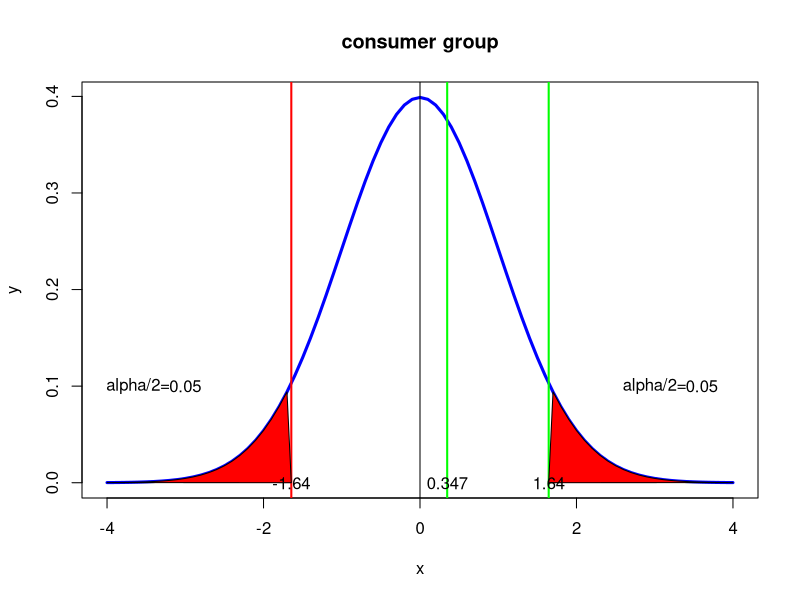

The R script that drew this image:
#page no 400
# H0 : p=0.3
# H1 : p!=0.3
library(ggplot2)
n=150
x=43
p_dash=round(x/n,3)
p0=30/100
q0=1-p0
t_stat=abs((p_dash-p0)/(sqrt((p0*q0)/n)))
alpha=(1-0.90)/2
t_c_left=(qt(alpha,df=Inf))
p_value=pt(t_stat,df=Inf)
print(paste("critical value= ",round(t_c_left,2)))
print(paste("t-static =",round(t_stat,3)))
if(t_stat <= t_c_left)
{
  print(paste("left tail : Reject H0"))
}else
{
  print(paste("left tail :Accept H0"))
}
t_c_right=qnorm(1-alpha)
p_value=1-pnorm(t_stat)
if(t_stat >= t_c_right)
{
  print(paste("right tail : Reject H0"))
}else
{
  print(paste("right tail :Accept H0"))
}

two_t_stat=abs((p_dash-p0))/(sqrt((p0*q0)/n))
two_t_critical=qnorm(1-alpha/2)
p_value=2*(1-pnorm(two_t_stat))
if(two_t_stat>=two_t_critical)
{
  print("reject H0")
}else
{
  print("accept H0")
}
print("the 50% of first time borrowers have same size loans")
x <- seq(-4,4,0.1)
y <- dt(x,df=Inf)
t.val <- qt(0.95,df=Inf)
plot(x,y,type='l',lwd=3,col='blue',xlab='x',main='consumer group')
abline(v=0)
abline(v=t_c_left,lwd=2,col='red')
abline(v=t_stat,lwd=2,col='green')
abline(v=abs(t_c_left),lwd=2,col='green')
polygon(c(x[x>=abs(t_c_left)],abs(t_c_left) ),c(y[x>=abs(t_c_left)],0),col="red")
polygon(c(x[x<=t_c_left],t_c_left ),c(y[x<=t_c_left],0),col="red")
#polygon(c(x[x<=t_stat],t_stat),c(y[x<=t_stat],t.val),col="red")
text(t_c_left,0,round(t_c_left,2))
text(t_stat,0,round(t_stat,3))
text(abs(t_c_left),0,round(abs(t_c_left),2))
text(3.0,0.1,"alpha/2=")
text(3.6,0.1,alpha)
text(-3.6,0.1,"alpha/2=")
text(-3.0,0.1,alpha)
